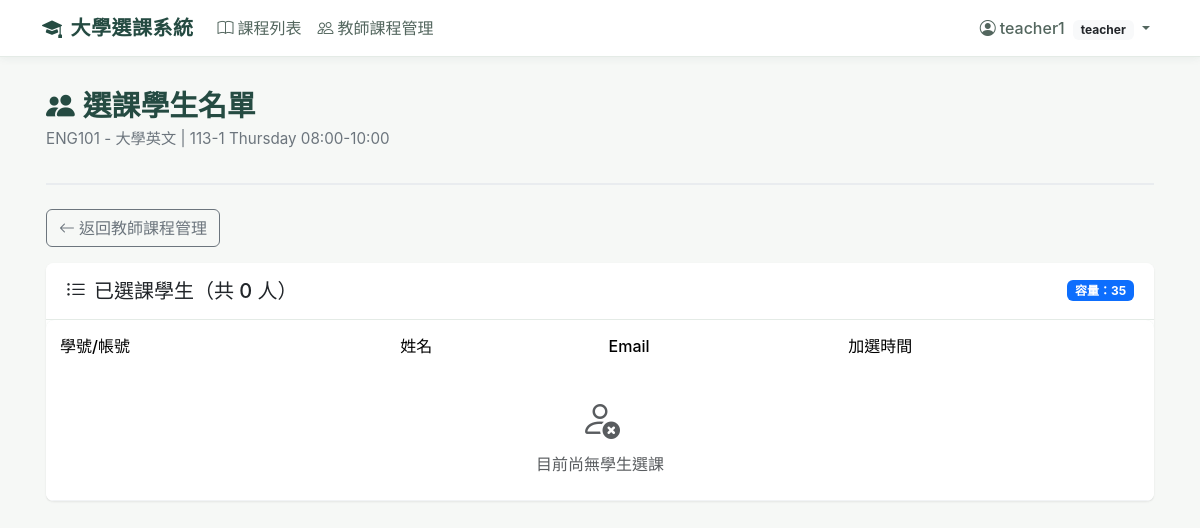
Page /teacher/offering/3/students/ (signed in) on the committed database.
### accounts/models.py (models this page shows)
class User(AbstractUser):
    role = models.CharField(
        max_length=10,
        choices=[('student', 'Student'), ('teacher', 'Teacher'), ('admin', 'Admin')],
        default='student',
    )
    class Meta:
        verbose_name = 'User'
        verbose_name_plural = 'Users'

### courses/models.py (models this page shows, shortened)
class CourseOffering(models.Model):
    DAYS_OF_WEEK = [
        (0, 'Monday'),
        (1, 'Tuesday'),
        (2, 'Wednesday'),
        (3, 'Thursday'),
        (4, 'Friday'),
        (5, 'Saturday'),
        (6, 'Sunday'),
    ]
    course = models.ForeignKey(Course, on_delete=models.CASCADE, related_name='offerings')
    semester = models.CharField(max_length=20)
    day_of_week = models.IntegerField(choices=DAYS_OF_WEEK)
    start_time = models.TimeField()
    end_time = models.TimeField()
    room = models.CharField(max_length=50, blank=True)
    capacity = models.PositiveIntegerField(null=True, blank=True, help_text='Override course capacity')
    class Meta:
        ordering = ['semester', 'day_of_week', 'start_time']
        unique_together = [['course', 'semester', 'day_of_week', 'start_time']]
    @property
    def effective_capacity(self):
        return self.capacity if self.capacity is not None else self.course.capacity

class Course(models.Model):
    code = models.CharField(max_length=20, unique=True)
    name = models.CharField(max_length=100)
    teacher = models.ForeignKey(
        settings.AUTH_USER_MODEL,
        on_delete=models.SET_NULL,
        null=True,
        blank=True,
        limit_choices_to={'role': 'teacher'},
        related_name='courses_teaching',
    )
    credits = models.PositiveIntegerField(default=0)
    capacity = models.PositiveIntegerField(default=30)
    description = models.TextField(blank=True)
    class Meta:
        ordering = ['code']

### courses/views.py (the view)
# urls.py: path('teacher/offering/<int:offering_id>/students/', views.teacher_offering_students, name='teacher_offering_students'),
@login_required
def teacher_offering_students(request, offering_id):
    if getattr(request.user, 'role', None) != 'teacher':
        messages.error(request, '僅教師可使用此功能。')
        return redirect('offering_list')
    offering = get_object_or_404(CourseOffering, pk=offering_id, course__teacher=request.user)
    enrollments = Enrollment.objects.filter(offering=offering, status='enrolled').select_related('student')
    return render(request, 'courses/teacher_offering_students.html', {'offering': offering, 'enrollments': enrollments})

### templates/courses/teacher_offering_students.html
{% extends 'base.html' %}
{% block content %}
<div class="page-header">
    <h1><i class="bi bi-people-fill me-2"></i>選課學生名單</h1>
    <p class="subtitle">{{ offering.course.code }} - {{ offering.course.name }} | {{ offering.semester }} {{ offering.get_day_of_week_display }} {{ offering.start_time|time:"H:i" }}-{{ offering.end_time|time:"H:i" }}</p>
</div>
<div class="mb-3">
    <a href="{% url 'teacher_dashboard' %}" class="btn btn-outline-secondary">
        <i class="bi bi-arrow-left me-1"></i>返回教師課程管理
    </a>
</div>
<div class="card">
    <div class="card-header d-flex justify-content-between align-items-center">
        <h5 class="mb-0"><i class="bi bi-list-ul me-2"></i>已選課學生（共 {{ enrollments|length }} 人）</h5>
        <span class="badge bg-primary">容量：{{ offering.effective_capacity }}</span>
    </div>
    <div class="card-body p-0">
        <div class="table-responsive">
            <table class="table table-hover mb-0">
                <thead>
                    <tr>
                        <th>學號/帳號</th>
                        <th>姓名</th>
                        <th>Email</th>
                        <th>加選時間</th>
                    </tr>
                </thead>
                <tbody>
                    {% for enrollment in enrollments %}
                    <tr>
                        <td class="fw-semibold">{{ enrollment.student.username }}</td>
                        <td>{{ enrollment.student.get_full_name|default:'-' }}</td>
                        <td>{{ enrollment.student.email|default:'-' }}</td>
                        <td>{{ enrollment.enrolled_at|date:"Y-m-d H:i" }}</td>
                    </tr>
                    {% empty %}
                    <tr>
                        <td colspan="4" class="text-center py-4 text-muted">
                            <i class="bi bi-person-x display-6 d-block mb-2"></i>
                            目前尚無學生選課
                        </td>
                    </tr>
                    {% endfor %}
                </tbody>
            </table>
        </div>
    </div>
</div>
{% endblock %}

### templates/base.html (shortened to what this page needs)
<!DOCTYPE html>
<html lang="zh-Hant">
<head>
    <link href="https://cdn.jsdelivr.net/npm/bootstrap@5.3.3/dist/css/bootstrap.min.css" rel="stylesheet">
    <link rel="stylesheet" href="https://cdn.jsdelivr.net/npm/bootstrap-icons@1.11.3/font/bootstrap-icons.min.css">
</head>
<body>
    <nav class="navbar navbar-expand-lg navbar-light">
        <div class="container-fluid" style="max-width: 1140px;">
            <a class="navbar-brand" href="{% url 'offering_list' %}">
                <i class="bi bi-mortarboard-fill me-2"></i>大學選課系統
            </a>
            <div class="collapse navbar-collapse" id="navbarNav">
                <ul class="navbar-nav me-auto">
                    <li class="nav-item">
                        <a class="nav-link" href="{% url 'offering_list' %}">
                            <i class="bi bi-book me-1"></i>課程列表
                        </a>
                    </li>
                    {% if user.is_authenticated %}
                        {% if user.role == 'student' %}
                        <li class="nav-item">
                            <a class="nav-link" href="{% url 'my_timetable' %}">
                                <i class="bi bi-calendar-week me-1"></i>我的課表
                            </a>
                        </li>
                        {% elif user.role == 'teacher' %}
                        <li class="nav-item">
                            <a class="nav-link" href="{% url 'teacher_dashboard' %}">
                                <i class="bi bi-people me-1"></i>教師課程管理
                            </a>
                        </li>
                        {% endif %}
                    {% endif %}
                </ul>
                <ul class="navbar-nav">
                    {% if user.is_authenticated %}
                    <li class="nav-item dropdown">
                        <a class="nav-link dropdown-toggle" href="#" role="button" data-bs-toggle="dropdown">
                            <i class="bi bi-person-circle me-1"></i>{{ user.username }} <span class="badge bg-light text-dark ms-1">{{ user.role }}</span>
                        </a>
                    </li>
                    {% else %}
                    <li class="nav-item">
                        <a class="nav-link" href="{% url 'login' %}">
                            <i class="bi bi-box-arrow-in-right me-1"></i>登入
                        </a>
                    </li>
                    {% endif %}
                </ul>
            </div>
        </div>
    </nav>
    <main class="main-container">
        {% block content %}{% endblock %}
    </main>
</body>
</html>

### templates/base.html (style rules this page uses)
:root { --uni-primary: #254b42; --uni-accent: #477b68; --uni-light: #eef5f1; }
body { background-color: #f6f8f6; font-family: -apple-system, BlinkMacSystemFont, "Segoe UI", "Noto Sans TC", Roboto, "Helvetica Neue", Arial, sans-serif; }
.navbar { background-color: #ffffff; border-bottom: 1px solid #e4ebe6; box-shadow: 0 2px 8px rgba(37, 75, 66, 0.06); }
.navbar-brand { color: var(--uni-primary); font-weight: 600; letter-spacing: 0.5px; }
.nav-link { color: #53665e; font-weight: 500; }
.main-container { max-width: 1140px; margin: 2rem auto; padding: 0 1rem; }
.page-header { margin-bottom: 1.5rem; padding-bottom: 1rem; border-bottom: 2px solid #e9ecef; }
.page-header h1 { color: var(--uni-primary); font-size: 1.8rem; font-weight: 600; margin-bottom: 0.25rem; }
.page-header .subtitle { color: #6c757d; font-size: 0.95rem; }
.card { border: none; border-radius: 8px; box-shadow: 0 1px 3px rgba(0, 0, 0, 0.05), 0 1px 2px rgba(0, 0, 0, 0.03); transition: box-shadow 0.2s ease-in-out, transform 0.2s ease-in-out; height: 100%; }
.card-header { background: #ffffff; border-bottom: 1px solid #e4ebe6; padding: 1rem 1.25rem; border-radius: 8px 8px 0 0 !important; }
.table { background: white; border-radius: 8px; overflow: hidden; box-shadow: 0 1px 3px rgba(0, 0, 0, 0.05); }
.table thead { background-color: #eaf2ed; color: var(--uni-primary); }
.table thead th { border: none; font-weight: 500; padding: 0.875rem; }
.table tbody td { padding: 0.875rem; vertical-align: middle; border-color: #f1f3f5; }

### rows in the picture
User: username "teacher1", role "teacher"
CourseOffering: course.code "ENG101", course.name "大學英文", semester "113-1", day_of_week "Thursday", start_time "08:00", end_time "10:00", effective_capacity "35"

### other values in the picture
{{ enrollments|length }} "0"
